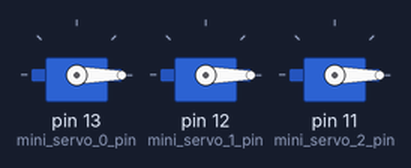
Bench run of a sketch on a simulated Arduino Uno, built with avr-gcc and run on an emulated ATmega328P. Shown: 3 × servo.

Above: at 5.05 s.
At 6.0 s:
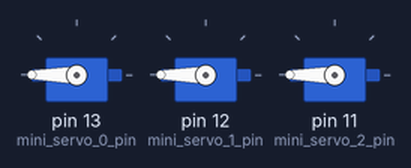
Timing chart, 0 to 8.0 s (numbered marks = the images above):
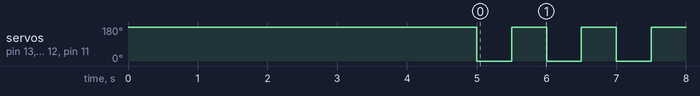

Measured:
- by itself, servo on pin 13 (mini_servo_0_pin), servo on pin 12 (mini_servo_1_pin), servo on pin 11 (mini_servo_2_pin): alternates 180° for 0.50 s and 0° for 0.50 s

The sketch:

test_motors.ino
```cpp
#include <Servo.h>

Servo servo_0_mini;
Servo servo_1_mini;
Servo servo_2_mini;

# define mini_servo_0_pin 13
# define mini_servo_1_pin 12
# define mini_servo_2_pin 11


void setup() {
  servo_0_mini.attach(mini_servo_0_pin);
  servo_1_mini.attach(mini_servo_1_pin);
  servo_2_mini.attach(mini_servo_2_pin);

  servo_0_mini.write(180);
  servo_1_mini.write(180);
  servo_2_mini.write(180);
  delay(5000);

}

void loop() {
  servo_0_mini.write(0);
  servo_1_mini.write(0);
  servo_2_mini.write(0);
  delay(500);
  servo_0_mini.write(180);
  servo_1_mini.write(180);
  servo_2_mini.write(180);
  delay(500);

}
```
